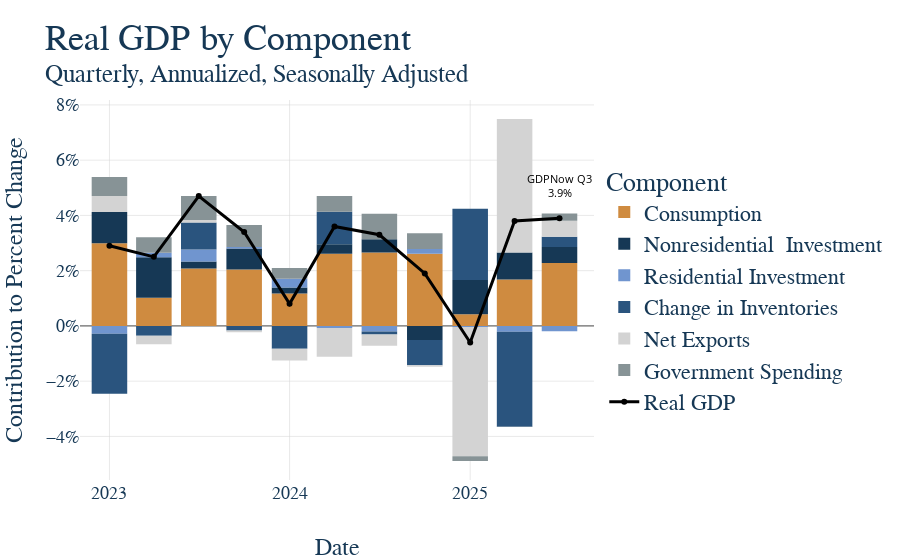

The code cell stored with this chart in its notebook:
### Code cell
fig = go.Figure()


# All colors with "names"
colors_dict = {
    'orange':  '#CF8B40',
    'blue': '#2A547E' ,
    'dark_gray': '#879396',
    'beige':'#F7CAC9',
    'light_blue': '#7095cf',
    'light_gray': '#D3D3D3',
    'dark_blue_text': '#163855'
}

# Ordered colors for order of trace coloring
custom_colorway = [
    colors_dict['orange'],
    colors_dict['dark_blue_text'],
    colors_dict['light_blue'],
    colors_dict['blue'],
    colors_dict['light_gray'],
    colors_dict['dark_gray']
]


# Add stacked bars for all columns except 'Real GDP', using the custom color sequence
for i, col in enumerate(bar_columns):
    fig.add_trace(
        go.Bar(
            x=contrib_df.index,
            y=contrib_df[col],
            name=col,
            marker_color=custom_colorway[i % len(custom_colorway)]
        )
    )

# Add Real GDP as a line on top
fig.add_trace(
    go.Scatter(
        x=contrib_df.index,
        y=contrib_df["Real GDP"],
        name="Real GDP",
        mode="lines+markers",
        line=dict(color="black", width=3)
    )
)

# Add annotation for GDPNow at the final point on the x axis
fig.add_annotation(
    x=contrib_df.index[-1],
    y=4.5,
    text="GDPNow Q3<br>3.9%",
    showarrow=False,
    font=dict(color="black", size=11),
    xanchor="center",
    yanchor="bottom"
)

fig.update_layout(
    legend=dict(
        orientation="v",
        x=1.02,
        y=0.5,
        xanchor="left",
        yanchor="middle"
    ),
    barmode='relative',
    title="Real GDP by Component <br><sup>Quarterly, Annualized, Seasonally Adjusted</sup>",
    xaxis_title="Date",
    yaxis_title="Contribution to Percent Change",
    legend_title="Component"
)

fig.update_xaxes(
    dtick="M12",
    tickformat="%Y",
)
fig.update_yaxes(ticksuffix="%", tickformat=".f")


fig.write_html(GRAPH_OUTPUT_PATH / f"{GRAPH_NAME}.html")
fig.show()

### Figure 1 — Plotly figure (JSON) as saved in the notebook; plotly's stock layout.template omitted (floating-point values rounded to 4 significant figures)
{"data": [{"marker": {"color": "#CF8B40"}, "name": "Consumption", "type": "bar", "x": ["2023-01-01T00:00:00.000000000", "2023-04-01T00:00:00.000000000", "2023-07-01T00:00:00.000000000", "2023-10-01T00:00:00.000000000", "2024-01-01T00:00:00.000000000", "2024-04-01T00:00:00.000000000", "2024-07-01T00:00:00.000000000", "2024-10-01T00:00:00.000000000", "2025-01-01T00:00:00.000000000", "2025-04-01T00:00:00.000000000", "2025-07-01T00:00:00.000000000"], "y": [2.99, 1.02, 2.08, 2.04, 1.17, 2.61, 2.66, 2.61, 0.42, 1.68, 2.28]}, {"marker": {"color": "#163855"}, "name": "Nonresidential  Investment", "type": "bar", "x": ["2023-01-01T00:00:00.000000000", "2023-04-01T00:00:00.000000000", "2023-07-01T00:00:00.000000000", "2023-10-01T00:00:00.000000000", "2024-01-01T00:00:00.000000000", "2024-04-01T00:00:00.000000000", "2024-07-01T00:00:00.000000000", "2024-10-01T00:00:00.000000000", "2025-01-01T00:00:00.000000000", "2025-04-01T00:00:00.000000000", "2025-07-01T00:00:00.000000000"], "y": [1.13, 1.47, 0.25, 0.76, 0.22, 0.35, 0.48, -0.51, 1.24, 0.98, 0.58]}, {"marker": {"color": "#7095cf"}, "name": "Residential Investment", "type": "bar", "x": ["2023-01-01T00:00:00.000000000", "2023-04-01T00:00:00.000000000", "2023-07-01T00:00:00.000000000", "2023-10-01T00:00:00.000000000", "2024-01-01T00:00:00.000000000", "2024-04-01T00:00:00.000000000", "2024-07-01T00:00:00.000000000", "2024-10-01T00:00:00.000000000", "2025-01-01T00:00:00.000000000", "2025-04-01T00:00:00.000000000", "2025-07-01T00:00:00.000000000"], "y": [-0.28, 0.16, 0.44, 0.06, 0.32, -0.08, -0.2, 0.17, -0.04, -0.21, -0.19]}, {"marker": {"color": "#2A547E"}, "name": "Change in Inventories", "type": "bar", "x": ["2023-01-01T00:00:00.000000000", "2023-04-01T00:00:00.000000000", "2023-07-01T00:00:00.000000000", "2023-10-01T00:00:00.000000000", "2024-01-01T00:00:00.000000000", "2024-04-01T00:00:00.000000000", "2024-07-01T00:00:00.000000000", "2024-10-01T00:00:00.000000000", "2025-01-01T00:00:00.000000000", "2025-04-01T00:00:00.000000000", "2025-07-01T00:00:00.000000000"], "y": [-2.18, -0.36, 0.97, -0.17, -0.83, 1.17, -0.11, -0.91, 2.58, -3.44, 0.37]}, {"marker": {"color": "#D3D3D3"}, "name": "Net Exports", "type": "bar", "x": ["2023-01-01T00:00:00.000000000", "2023-04-01T00:00:00.000000000", "2023-07-01T00:00:00.000000000", "2023-10-01T00:00:00.000000000", "2024-01-01T00:00:00.000000000", "2024-04-01T00:00:00.000000000", "2024-07-01T00:00:00.000000000", "2024-10-01T00:00:00.000000000", "2025-01-01T00:00:00.000000000", "2025-04-01T00:00:00.000000000", "2025-07-01T00:00:00.000000000"], "y": [0.58, -0.3, 0.09, -0.06, -0.42, -1.04, -0.41, -0.06, -4.68, 4.83, 0.58]}, {"marker": {"color": "#879396"}, "name": "Government Spending", "type": "bar", "x": ["2023-01-01T00:00:00.000000000", "2023-04-01T00:00:00.000000000", "2023-07-01T00:00:00.000000000", "2023-10-01T00:00:00.000000000", "2024-01-01T00:00:00.000000000", "2024-04-01T00:00:00.000000000", "2024-07-01T00:00:00.000000000", "2024-10-01T00:00:00.000000000", "2025-01-01T00:00:00.000000000", "2025-04-01T00:00:00.000000000", "2025-07-01T00:00:00.000000000"], "y": [0.69, 0.56, 0.87, 0.79, 0.39, 0.57, 0.92, 0.57, -0.17, -0.01, 0.26]}, {"line": {"color": "black", "width": 3}, "mode": "lines+markers", "name": "Real GDP", "type": "scatter", "x": ["2023-01-01T00:00:00.000000000", "2023-04-01T00:00:00.000000000", "2023-07-01T00:00:00.000000000", "2023-10-01T00:00:00.000000000", "2024-01-01T00:00:00.000000000", "2024-04-01T00:00:00.000000000", "2024-07-01T00:00:00.000000000", "2024-10-01T00:00:00.000000000", "2025-01-01T00:00:00.000000000", "2025-04-01T00:00:00.000000000", "2025-07-01T00:00:00.000000000"], "y": [2.9, 2.5, 4.7, 3.4, 0.8, 3.6, 3.3, 1.9, -0.6, 3.8, 3.9]}], "layout": {"annotations": [{"font": {"color": "black", "size": 11}, "showarrow": false, "text": "GDPNow Q3<br>3.9%", "x": "2025-07-01T00:00:00", "xanchor": "center", "y": 4.5, "yanchor": "bottom"}], "barmode": "relative", "legend": {"orientation": "v", "title": {"text": "Component"}, "x": 1.02, "xanchor": "left", "y": 0.5, "yanchor": "middle"}, "title": {"text": "Real GDP by Component <br><sup>Quarterly, Annualized, Seasonally Adjusted</sup>"}, "xaxis": {"dtick": "M12", "tickformat": "%Y", "title": {"text": "Date"}}, "yaxis": {"tickformat": ".f", "ticksuffix": "%", "title": {"text": "Contribution to Percent Change"}}}}
